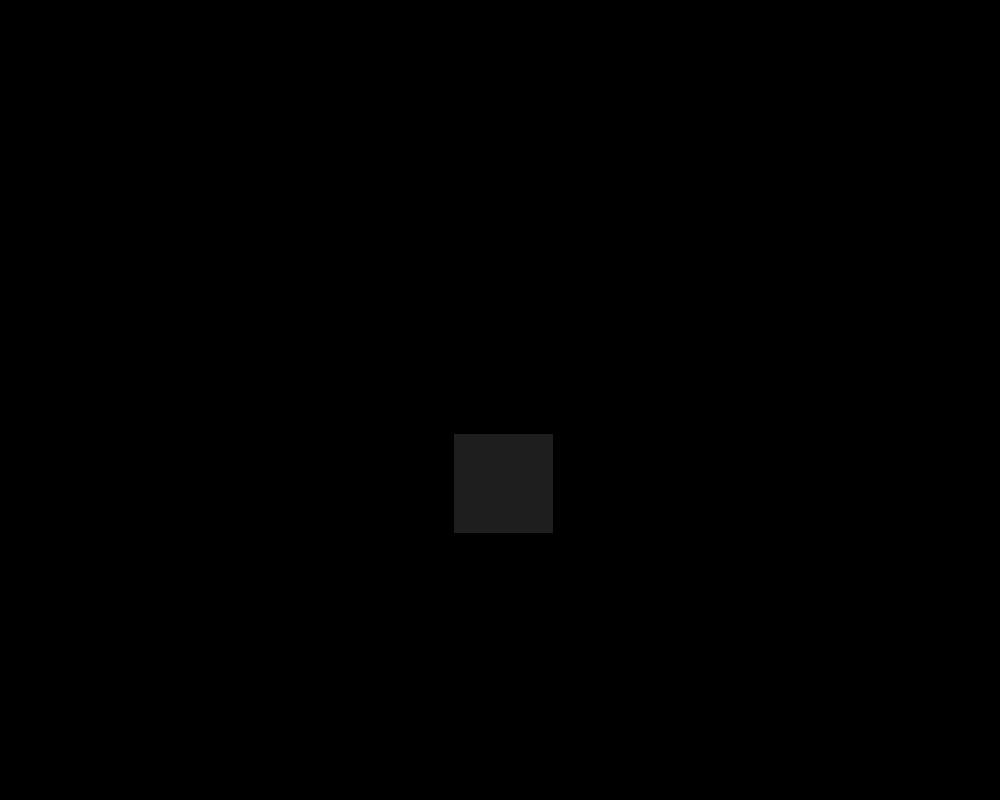
Frame 1 (no input)
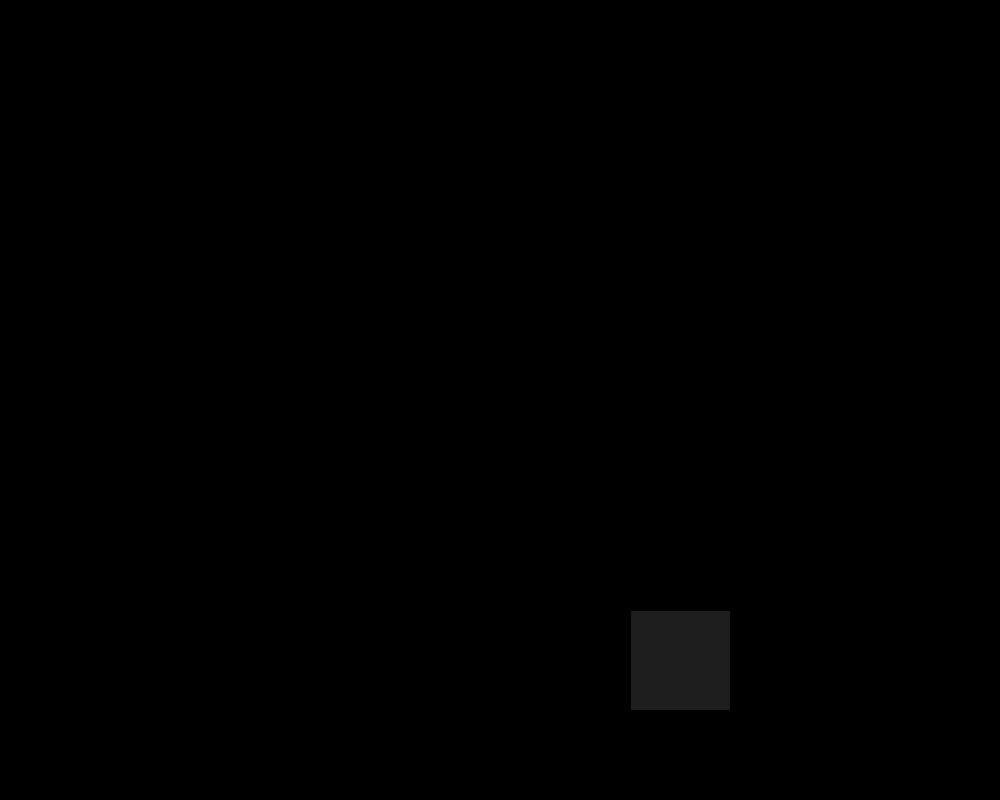
Frame 60 (the mouse pressed at the canvas centre just before this capture)
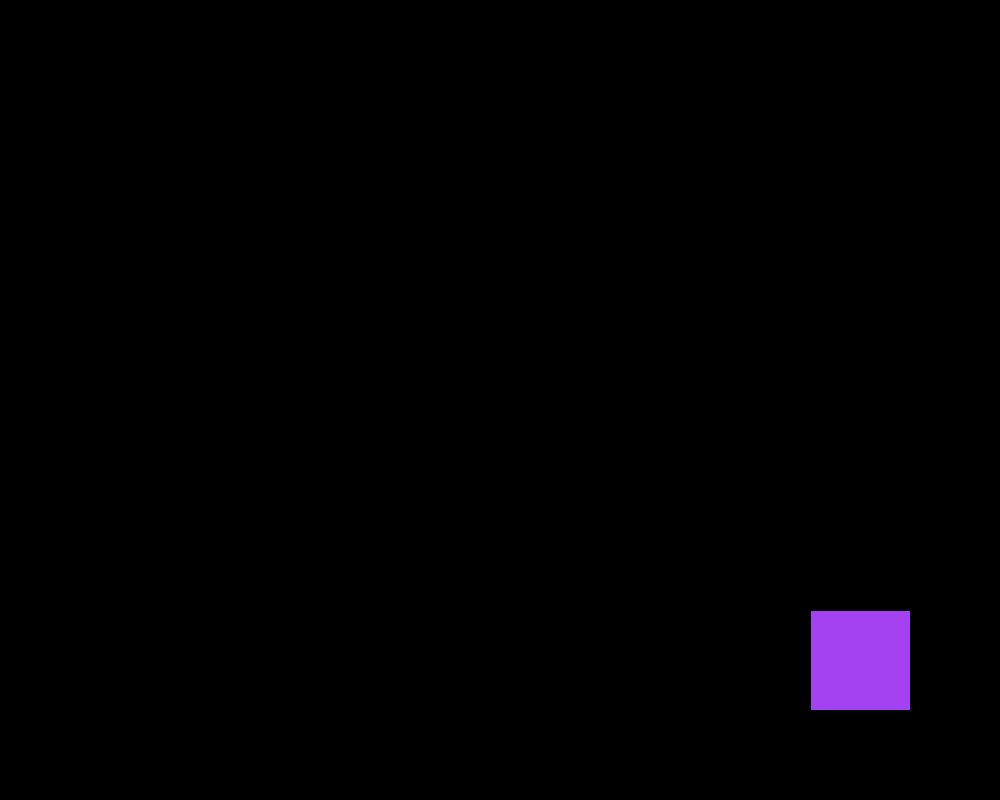
Frame 120 (the mouse held since frame 60 and released just before this capture)

The Processing sketch that drew these frames (run headless with seeded random() and noise(); from frame 60 on, the mouse is pressed at the canvas centre):

// Processing sketch: DVD_Logo
// ── DVD_Logo.pde

float xPos;
float yPos;
float yVel,xVel;
void setup()
{
    boolean onX=false, onY=false;
    
    
    size(1000,800);
    background(0);
    xPos=width/2;
    yPos=height/2+80;
    yVel=3;
    xVel=3;
}

int rColor=30;
int gColor=30;
int bColor=30;
void draw()
{   
    
    
    
    background(0);
    println(xPos,yPos,width,height);
    fill(rColor,gColor,bColor);
    rectMode(CENTER);
    xPos+=xVel;
    yPos+=yVel;
    rect(xPos,yPos,100,100);
    if(xPos>=width-50|| xPos<=50)
    {
        xVel*=-1;
        rColor=(int)random(255);
        gColor=(int)random(255);
        bColor=(int)random(255);
        
    }
    if(yPos>=height-50 || yPos<=+50)
    {
        yVel*=-1;
        rColor=(int)random(255);
        gColor=(int)random(255);
        bColor=(int)random(255);
    }
    

}
